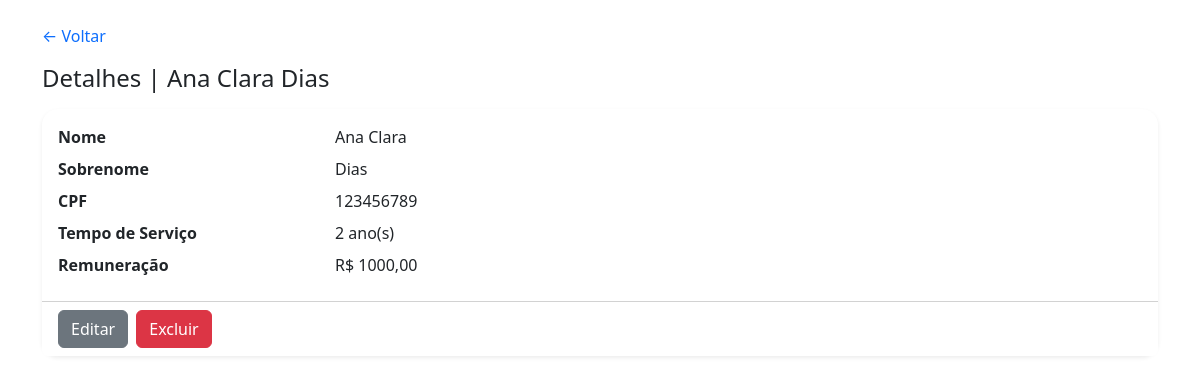
/funcionario/4/, run on the app's committed database.
### funcionario/models.py (models this page shows, shortened)
class Funcionarios(models.Model):
    nome = models.CharField(
        max_length=255,
        null=False,
        blank=False,
    )
    sobrenome = models.CharField(
        max_length=255,
        null=False,
        blank=False,
    )
    cpf = models.CharField(
        max_length=14,
        null=False,
        blank=False,
    )
    tempo_de_servico = models.IntegerField(
        default=0,
        null=False,
        blank=False
    )
    remuneracao = models.DecimalField(
        max_digits=8,
        decimal_places=2,
        null=False,
        blank=False
    )
    objetos = models.Manager()

### website/views.py (the view)
# urls.py: path('funcionario/<int:id>/', views.detalhes_funcionario, name='detalhes'),
def detalhes_funcionario(request, id):
    f = get_object_or_404(Funcionarios, pk=id)
    return render(request, 'website/detalhesFuncionario.html', {
        "titulo": f"Detalhes | {f.nome} {f.sobrenome}",
        "f": f
    })

### website/templates/website/detalhesFuncionario.html (shortened to what this page needs)
{% load static %}
<!DOCTYPE html>
<html lang="pt-br">
<head>
  <link href="https://cdn.jsdelivr.net/npm/bootstrap@5.3.3/dist/css/bootstrap.min.css" rel="stylesheet">
  <link rel="stylesheet" href="{% static 'css/style.css' %}">
</head>
<body>
<div class="container py-4">
  <a class="text-decoration-none" href="{% url 'website:index' %}">&larr; Voltar</a>
  <h1 class="h4 mt-3">{{ titulo }}</h1>
  <div class="card shadow-sm border-0 mt-3">
    <div class="card-body">
      <dl class="row mb-0">
        <dt class="col-sm-3">Nome</dt><dd class="col-sm-9">{{ f.nome }}</dd>
        <dt class="col-sm-3">Sobrenome</dt><dd class="col-sm-9">{{ f.sobrenome }}</dd>
        <dt class="col-sm-3">CPF</dt><dd class="col-sm-9">{{ f.cpf }}</dd>
        <dt class="col-sm-3">Tempo de Serviço</dt><dd class="col-sm-9">{{ f.tempo_de_servico }} ano(s)</dd>
        <dt class="col-sm-3">Remuneração</dt><dd class="col-sm-9">R$ {{ f.remuneracao }}</dd>
      </dl>
    </div>
    <div class="card-footer bg-white d-flex gap-2">
      <a href="{% url 'website:editar' f.id %}" class="btn btn-secondary">Editar</a>
      <a href="{% url 'website:excluir' f.id %}" class="btn btn-danger">Excluir</a>
    </div>
  </div>
</div>
</body>
</html>

### base/static/css/style.css (style rules this page uses)
.card { border-radius: 1rem; }
:root { --bs-primary: #0d6efd; }

### data on the page
Funcionarios: nome "Ana Clara", sobrenome "Dias", cpf "123456789", tempo_de_servico "2", remuneracao "1000,00"

### other printed values
{{ titulo }} "Detalhes | Ana Clara Dias"
